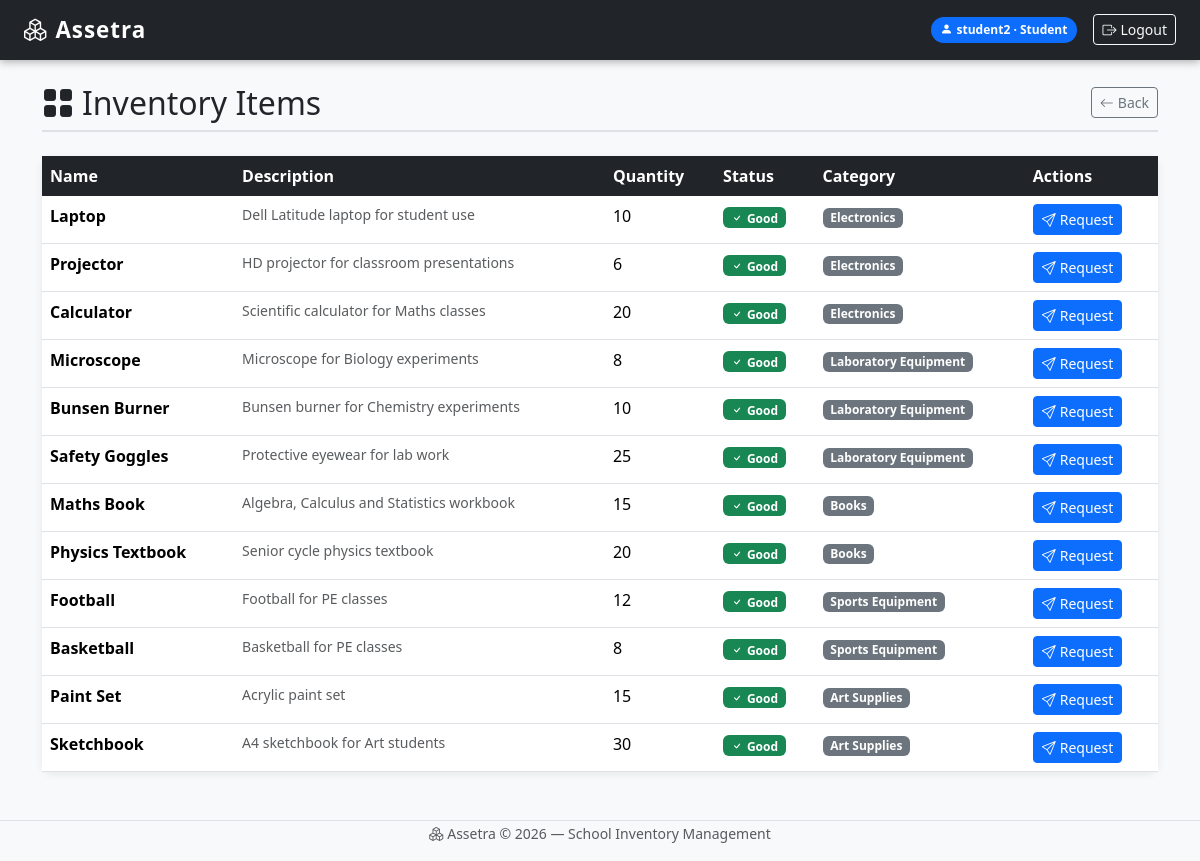
Page /items/ (signed in) on the committed database.
### inventory/models.py (models this page shows, shortened)
class Item(models.Model):
    name = models.CharField(max_length=100)
    description = models.TextField()
    quantity = models.IntegerField()
    category = models.ForeignKey(Category, on_delete=models.CASCADE)

class Category(models.Model):
    name = models.CharField(max_length=100)
    description = models.TextField()

### inventory/views.py (the view)
# urls.py: path('items/', views.item_list, name='item_list'),
def item_list(request):
    items = Item.objects.select_related('category').all()
    return render(request, 'inventory/items.html', {'items': items})

### inventory/templates/inventory/items.html (shortened to what this page needs)
{% extends "inventory/base.html" %}
{% block content %}
{% with role=user.groups.first.name %}
<div class="d-flex justify-content-between align-items-center page-header">
    <h2 class="mb-0"><i class="bi bi-grid-fill me-2"></i>Inventory Items</h2>
    <div class="d-flex gap-2">
        <a href="/" class="btn btn-outline-secondary btn-sm"><i class="bi bi-arrow-left me-1"></i>Back</a>
    </div>
</div>
{% if items %}
<div class="card mt-3">
    <div class="card-body p-0">
        <table class="table table-hover mb-0">
            <thead>
                <tr>
                    <th>Name</th>
                    <th>Description</th>
                    <th>Quantity</th>
                    <th>Status</th>
                    <th>Category</th>
                    {% if role == "Student" or role == "Staff" or role == "Manager" %}
                        <th>Actions</th>
                    {% endif %}
                </tr>
            </thead>
            <tbody>
                {% for item in items %}
                <tr>
                    <td class="fw-semibold">{{ item.name }}</td>
                    <td class="text-muted small">{{ item.description }}</td>
                    <td>{{ item.quantity }}</td>
                    <td>
                        {% if item.quantity > 5 %}
                            <span class="badge bg-success"><i class="bi bi-check me-1"></i>Good</span>
                        {% elif item.quantity > 0 %}
                            <span class="badge bg-warning text-dark"><i class="bi bi-exclamation me-1"></i>Low</span>
                        {% else %}
                            <span class="badge bg-danger"><i class="bi bi-x me-1"></i>Out</span>
                        {% endif %}
                    </td>
                    <td><span class="badge bg-secondary">{{ item.category.name }}</span></td>
                    {% if role == "Student" or role == "Staff" or role == "Manager" %}
                    <td>
                        {% if role == "Student" %}
                            {% if item.quantity > 0 %}
                                <a href="/request/{{ item.id }}/" class="btn btn-primary btn-sm">
                                    <i class="bi bi-send me-1"></i>Request
                                </a>
                            {% else %}
                                <span class="text-danger small">Out of Stock</span>
                            {% endif %}
                        {% endif %}
                    </td>
                    {% endif %}
                </tr>
                {% endfor %}
            </tbody>
        </table>
    </div>
</div>
{% else %}
<div class="alert alert-info mt-3"><i class="bi bi-info-circle me-2"></i>No items available.</div>
{% endif %}
{% endwith %}
{% endblock %}

### inventory/templates/inventory/base.html (shortened to what this page needs)
<!DOCTYPE html>
<html lang="en">
<head>
    <link href="https://cdn.jsdelivr.net/npm/bootstrap@5.3.3/dist/css/bootstrap.min.css" rel="stylesheet">
    <link href="https://cdn.jsdelivr.net/npm/bootstrap-icons@1.11.3/font/bootstrap-icons.min.css" rel="stylesheet">
</head>
<body>
<nav class="navbar navbar-dark bg-dark px-4">
    <a href="/" class="navbar-brand"><i class="bi bi-boxes me-2"></i>Assetra</a>
    <div class="d-flex align-items-center gap-3">
        {% if user.is_authenticated %}
            <span class="role-badge role-{{ user.groups.first.name }}">
                <i class="bi bi-person-fill me-1"></i>{{ user.username }} &middot; {{ user.groups.first.name }}
            </span>
            <form action="/logout/" method="post" class="m-0">
                <button type="submit" class="btn btn-outline-light btn-sm">
                    <i class="bi bi-box-arrow-right me-1"></i>Logout
                </button>
            </form>
        {% endif %}
    </div>
</nav>
<div class="container mt-4">
    {% block content %}{% endblock %}
</div>
<footer class="text-center mt-5 mb-3 text-muted">
    <small><i class="bi bi-boxes me-1"></i>Assetra &copy; 2026 &mdash; School Inventory Management</small>
</footer>
</body>
</html>

### inventory/templates/inventory/base.html (style rules this page uses)
body { background-color: #f8f9fa; }
.navbar { box-shadow: 0 2px 8px rgba(0,0,0,0.3); }
.navbar-brand { font-weight: 700; font-size: 1.4rem; letter-spacing: 1px; }
.role-badge { font-size: 0.75rem; padding: 4px 10px; border-radius: 20px; font-weight: 600; }
.role-Student { background: #0d6efd; color: #fff; }
.card { border: none; box-shadow: 0 2px 8px rgba(0,0,0,0.08); border-radius: 12px; }
.table thead th { background-color: #212529; color: #fff; border: none; }
footer { border-top: 1px solid #dee2e6; }
.page-header { border-bottom: 2px solid #dee2e6; padding-bottom: 0.5rem; margin-bottom: 1.5rem; }

### rows in the picture
Item: name "Laptop", description "Dell Latitude laptop for student use", quantity "10", shows "Good", category.name "Electronics"
Item: name "Projector", description "HD projector for classroom presentations", quantity "6", shows "Good", category.name "Electronics"
Item: name "Calculator", description "Scientific calculator for Maths classes", quantity "20", shows "Good", category.name "Electronics"
Item: name "Microscope", description "Microscope for Biology experiments", quantity "8", shows "Good", category.name "Laboratory Equipment"
Item: name "Bunsen Burner", description "Bunsen burner for Chemistry experiments", quantity "10", shows "Good", category.name "Laboratory Equipment"
Item: name "Safety Goggles", description "Protective eyewear for lab work", quantity "25", shows "Good", category.name "Laboratory Equipment"
Item: name "Maths Book", description "Algebra, Calculus and Statistics workbook", quantity "15", shows "Good", category.name "Books"
Item: name "Physics Textbook", description "Senior cycle physics textbook", quantity "20", shows "Good", category.name "Books"
Item: name "Football", description "Football for PE classes", quantity "12", shows "Good", category.name "Sports Equipment"
Item: name "Basketball", description "Basketball for PE classes", quantity "8", shows "Good", category.name "Sports Equipment"
Item: name "Paint Set", description "Acrylic paint set", quantity "15", shows "Good", category.name "Art Supplies"
Item: name "Sketchbook", description "A4 sketchbook for Art students", quantity "30", shows "Good", category.name "Art Supplies"

### other values in the picture
{{ user.username }} "student2"
{{ user.groups.first.name }} "Student"
